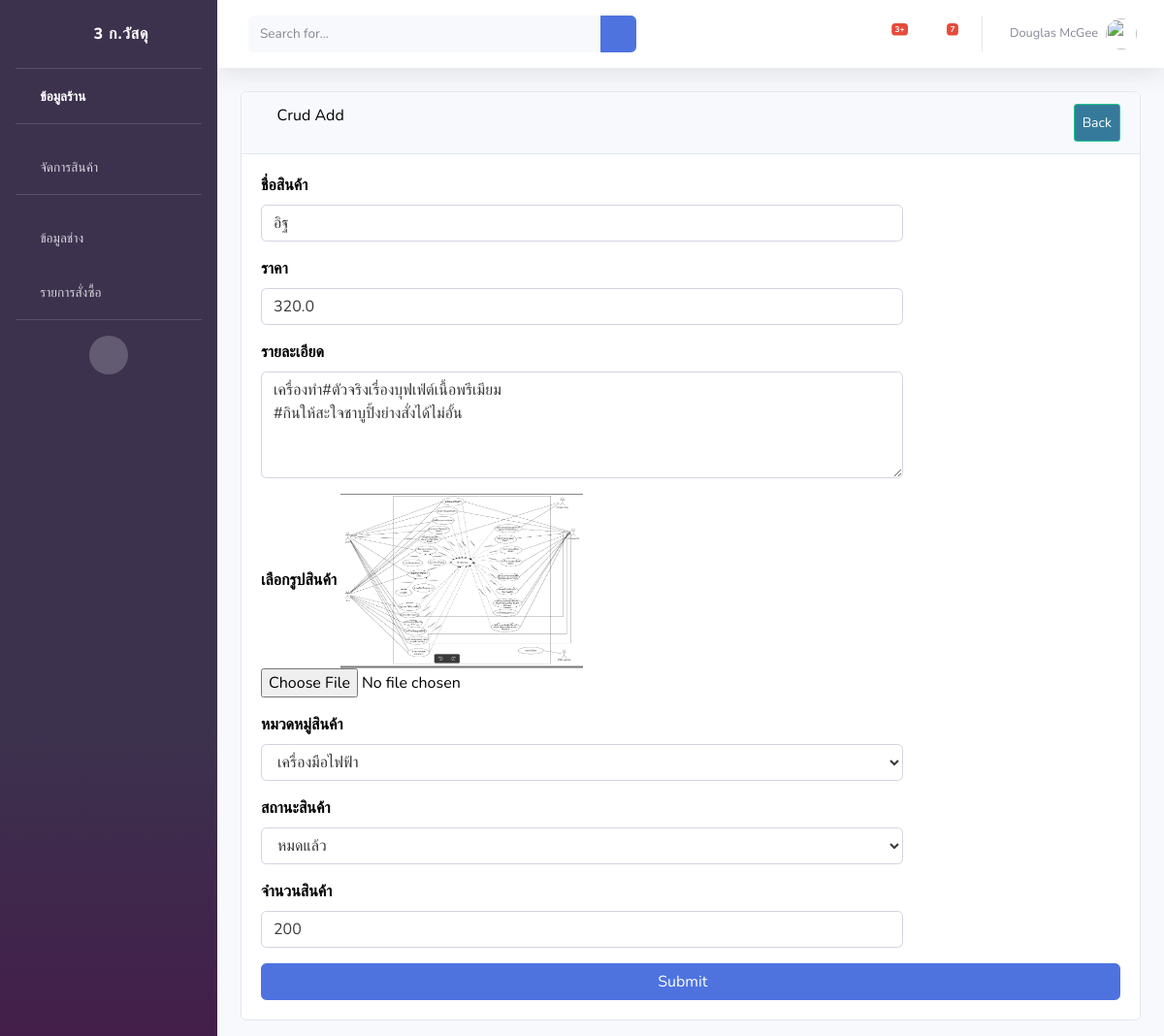
The app's page /editproduct/1/ with its own data.
### api/models.py (models this page shows, shortened)
class Product(models.Model):
    product_name = models.CharField(max_length=1000,default=' ',verbose_name = 'ชื่อสินค้า')
    product_price = models.FloatField(verbose_name = 'ราคาสินค้า')
    product_detail = models.TextField(max_length=10000,default=' ',verbose_name = 'รายละเอียดสินค้า')
    product_img = models.ImageField(upload_to='images/product/', default='images/product/no-img.png' ,verbose_name = 'รูปสินค้า')
    product_type = models.ForeignKey(Product_Type,on_delete=models.CASCADE,verbose_name = 'หมวดหมู่สินค้า') #หมวดหมู่สินค้า
    product_status =  models.ForeignKey(Product_Status,on_delete=models.CASCADE,verbose_name = 'สถานะสินค้า')  #สถานะสินค้า
    product_amount = models.IntegerField(verbose_name = 'จำนวนสินค้า') #จำนวนสินค้า
    class Meta:
        verbose_name = 'สินค้า'

### api/views.py (the view)
# urls.py: path('editproduct/<int:id>/', views.editproduct),
def editproduct(request, id=0):
    product = Product.objects.get(pk=id)
    product_types = Product_Type.objects.all()
    product_statuss = Product_Status.objects.all()
    if request.method == 'POST':
        form = ProductForm(request.POST, request.FILES, instance=product)
        if form.is_valid():
            form.save()
        else:
            print("==== form.errors ====")
            print(form.errors)
    else:
        form = ProductForm(product)
    return render(request, 'api/editproduct.html' ,{
        'form': form,
        'product': product,
        'product_types': product_types,
        'product_statuss': product_statuss,
    })

### api/forms.py
class ProductForm(forms.ModelForm):
    class Meta:
        model = Product
        fields = [  'product_name','product_price', 'product_detail', 'product_img','product_type','product_status','product_amount' ]

### api/templates/api/editproduct.html (shortened to what this page needs)
{% extends 'api/base.html' %}
{% block content %}
<div id="content-wrapper">
  <div class="container-fluid">
      <div class="card mb-3">
          <div class="card-header">
              <i class="fas fa-table"></i>
              Crud Add
              <a  class="btn btn-sm btn-success" href="/product" style="padding: 8px; float: right; background-color: rgb(53, 122, 155); color: white;">Back</a>
          </div>
          <div class="card-body">
            <form class="form-horizontal" action="/editproduct/{{ product.id }}/" method="POST"  enctype="multipart/form-data">
              <div class="form-group">
                  <div class="form-row">
                      <div class="col-md-9">
                          <div class="form-label-group">
                            <label for="product_name"><b>ชื่อสินค้า</b></label>
                            <input type="text" class="form-control" placeholder="กรุณากรอกชื่อสินค้า" name="product_name" value="{{ product.product_name }}"  required>
                          </div>
                      </div>
                  </div>
              </div>
              <div class="form-group">
                <div class="form-row">
                    <div class="col-md-9">
                        <div class="form-label-group">
                          <label for="product_price"><b>ราคา</b></label>
                          <input type="number" class="form-control" placeholder="กรุณากรอกราคา" name="product_price" value="{{ product.product_price }}" required>
                        </div>
                    </div>
                </div>
            </div>
            <div class="form-group">
              <div class="form-row">
                  <div class="col-md-9">
                      <div class="form-label-group">
                        <label for="product_detail"><b>รายละเอียด</b></label>
                              <textarea type="text" class="form-control" rows="4"  placeholder="กรุณากรอกราคา" name="product_detail" value="{{ product.product_detail }}" required>{{ product.product_detail }}</textarea>
                      </div>
                  </div>
              </div>
          </div>
          <div class="form-group">
            <div class="form-row">
                <div class="col-md-9">
                    <div class="form-label-group">
                      <label for="exampleInputFile"><b>เลือกรูปสินค้า</b></label>
                      <img src="/media/{{product.product_img}}" class="img-rounded" alt="img" width="250" height="180">
                      <input type="file" class="form-control-file" name="product_img" id="exampleInputFile" aria-describedby="fileHelp">
                    </div>
                </div>
            </div>
        </div>
        <div class="form-group">
          <div class="form-row">
              <div class="col-md-9">
                  <div class="form-label-group">
                    <label for="exampleSelect1"><b>หมวดหมู่สินค้า</b></label>
                    <select class="form-control" id="Select" name="product_type" required>
                      {% for c in product_types %}
                      {% if c == product.product_type %}
                      <option value="{{c.id}}" selected>{{ c.product_type }}</option>
                      {% else %}
                      <option value="{{c.id}}">{{ c.product_type }}</option>
                      {% endif %}
                      {% endfor %}
                    </select>
                  </div>
              </div>
          </div>
      </div>
      <div class="form-group">
        <div class="form-row">
            <div class="col-md-9">
                <div class="form-label-group">
                  <label for="exampleSelect2"><b>สถานะสินค้า</b></label>
                  <select class="form-control" id="Select" name="product_status" required>
                    {% for s in product_statuss %}
                    {% if s == product.product_status %}
                    <option value="{{s.id}}" selected>{{ s.product_status }}</option>
                    {% else %}
                    <option value="{{s.id}}" selected>{{ s.product_status }}</option>
                    {% endif %}
                    {% endfor %}
                  </select>
                </div>
            </div>
        </div>
    </div>
        <div class="form-group">
          <div class="form-row">
              <div class="col-md-9">
                  <div class="form-label-group">
                    <label for="product_amount"><b>จำนวนสินค้า</b></label>
                    <input type="number" class="form-control" placeholder="กรุณากรอกจำนวนสินค้า" name="product_amount" value="{{ product.product_amount }}" required>
                  </div>
              </div>
          </div>
      </div>
              <button class="btn btn-primary btn-block" type="submit">Submit &nbsp;&nbsp;&nbsp;</button>
          </form>
          </div>
      </div>
  </div>
</div>
{% endblock %}

### api/templates/api/editproduct.html (style rules this page uses)
body { margin: 0; font-family: Nunito,-apple-system,BlinkMacSystemFont,"Segoe UI",Roboto,"Helvetica Neue",Arial,sans-serif,"Apple Color Emoji","Segoe UI Emoji","Segoe UI Symbol","Noto Color Emoji"; font-size: 1rem; font-weight: 400; line-height: 1.5; color: #000000; text-align: left; }
.form-control { display: block; width: 100%; height: calc(1.5em + .75rem + 2px); padding: .375rem .75rem; font-size: 1rem; font-weight: 400; line-height: 1.5; color: #38383a; background-color: #fff; background-clip: padding-box; border: 1px solid #d1d3e2; border-radius: .35rem; transition: border-color .15s ease-in-out,box-shadow .15s ease-in-out; }

### records on screen
Product: product_name "อิฐ", product_price "320.0", product_detail "เครื่องทำ#ตัวจริงเรื่องบุฟเฟ่ต์เนื้อพรีเมียม #กินให้สะใจชาบูปิ้งย่างสั่งได้ไม่อั้น", product_img (picture), product_amount "200"

### other values on screen
form field product_type "เครื่องมือไฟฟ้า"
form field product_status "หมดแล้ว"
